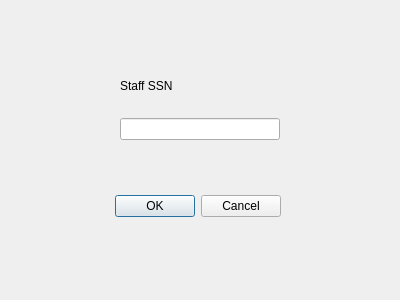
<?xml version="1.0" encoding="UTF-8"?>
<ui version="4.0">
 <class>editstaff</class>
 <widget class="QDialog" name="editstaff">
  <property name="geometry">
   <rect>
    <x>0</x>
    <y>0</y>
    <width>400</width>
    <height>300</height>
   </rect>
  </property>
  <property name="windowTitle">
   <string>Dialog</string>
  </property>
  <widget class="QDialogButtonBox" name="buttonBox">
   <property name="geometry">
    <rect>
     <x>100</x>
     <y>190</y>
     <width>181</width>
     <height>32</height>
    </rect>
   </property>
   <property name="orientation">
    <enum>Qt::Horizontal</enum>
   </property>
   <property name="standardButtons">
    <set>QDialogButtonBox::Cancel|QDialogButtonBox::Ok</set>
   </property>
  </widget>
  <widget class="QWidget" name="verticalLayoutWidget">
   <property name="geometry">
    <rect>
     <x>120</x>
     <y>60</y>
     <width>160</width>
     <height>80</height>
    </rect>
   </property>
   <layout class="QVBoxLayout" name="verticalLayout">
    <item>
     <widget class="QLabel" name="label">
      <property name="text">
       <string>Staff SSN</string>
      </property>
     </widget>
    </item>
    <item>
     <widget class="QLineEdit" name="ID"/>
    </item>
   </layout>
  </widget>
 </widget>
 <resources/>
 <connections>
  <connection>
   <sender>buttonBox</sender>
   <signal>accepted()</signal>
   <receiver>editstaff</receiver>
   <slot>accept()</slot>
   <hints>
    <hint type="sourcelabel">
     <x>248</x>
     <y>254</y>
    </hint>
    <hint type="destinationlabel">
     <x>157</x>
     <y>274</y>
    </hint>
   </hints>
  </connection>
  <connection>
   <sender>buttonBox</sender>
   <signal>rejected()</signal>
   <receiver>editstaff</receiver>
   <slot>reject()</slot>
   <hints>
    <hint type="sourcelabel">
     <x>316</x>
     <y>260</y>
    </hint>
    <hint type="destinationlabel">
     <x>286</x>
     <y>274</y>
    </hint>
   </hints>
  </connection>
 </connections>
</ui>
